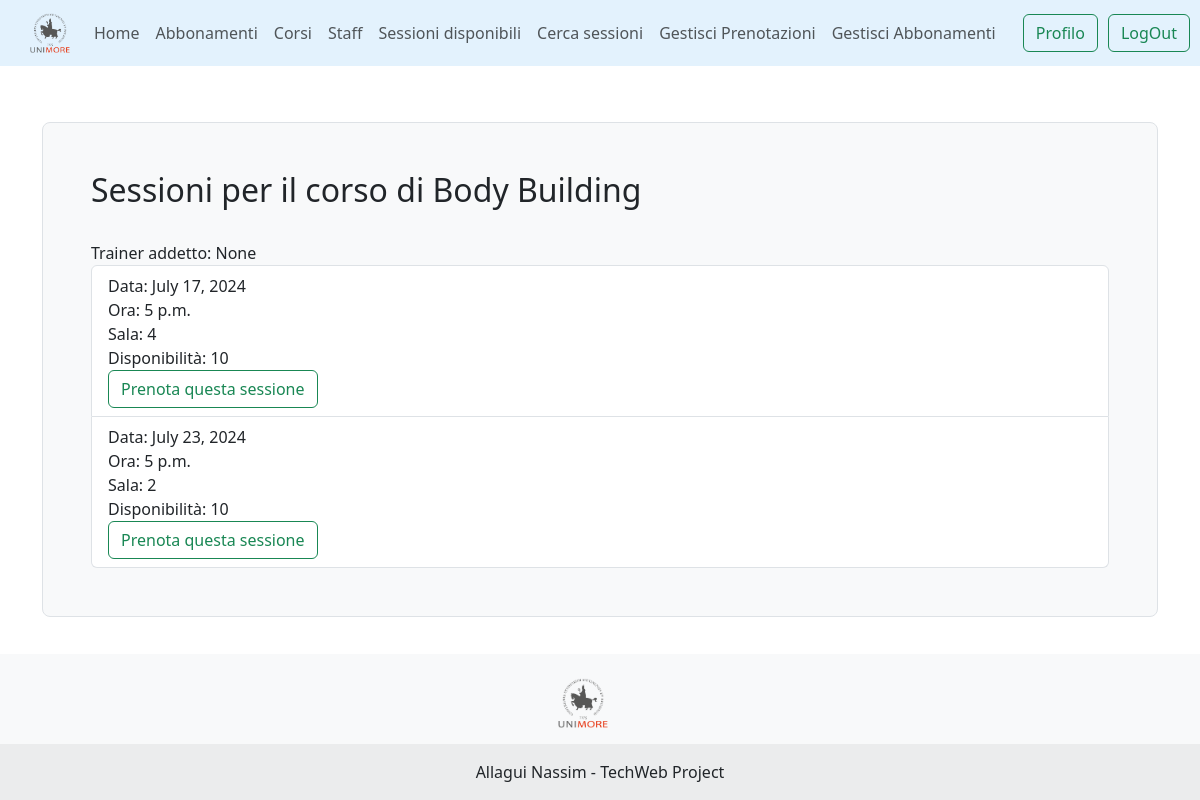
The page /unimoregym/corso/C003/sessioni/ (signed in) on the database its author committed.
### unimoregym/models.py (models this page shows, shortened)
class Corso(models.Model):
    idcorso = models.CharField(max_length=255, primary_key=True)
    nome = models.CharField(max_length=255)
    categoria = models.CharField(max_length=255, default="")
    descrizione = models.TextField()
    durata = models.IntegerField(default=60, help_text="Durata in minuti")
    fk_trainer = models.ForeignKey(Trainer, on_delete=models.CASCADE, null=True, blank=True)
    valutazione_media = models.FloatField(default=0)
    class Meta:
        verbose_name_plural = "Corsi"

class SessioneCorso(models.Model):
    idSessione = models.AutoField(primary_key=True)
    ora = models.TimeField()
    data = models.DateField()
    sala_corso = models.IntegerField()
    disponibilita = models.IntegerField(default=30)
    fk_corso = models.ForeignKey(Corso, on_delete=models.CASCADE)

### unimoregym/views.py (the view, shortened to what this page needs)
# urls.py: path('corso/<str:corso_id>/sessioni/', sessioni_corso, name='sessioni_corso'),
@login_required #MOSTRA LE SESSIONI DI UN CORSO SOLO
def sessioni_corso(request, corso_id): #VIEW PER LA PRENOTAZIONE DELLA SESSIONE PER UN DETERMINATO CORSO
    corso = get_object_or_404(Corso, pk=corso_id)
    user = request.user
    prenotate = PrenotazioneUtenteCorso.objects.filter(fk_utente=user).values_list('fk_sessione_id', flat=True)
    today = timezone.now().date()
    sessioni = SessioneCorso.objects.filter(fk_corso=corso, data__gte=today).exclude(idSessione__in=prenotate).order_by('data', 'ora')
    ctx = {'corso': corso, 'sessioni': sessioni}
    return render(request, 'gym/detail_corso.html', ctx)

### unimoregym/templates/gym/detail_corso.html (shortened to what this page needs)
{% extends 'base_page.html' %}
{% load static %}
{% block content %}
    <div class="h-200 p-5 bg-light border rounded-3">
    <h2>Sessioni per il corso di {{ corso.nome }}</h2> <br>
    Trainer addetto: {{ corso.fk_trainer }}
      <ul class="list-group">
    {% for sessione in sessioni %}
      <li class="list-group-item">
        Data: {{ sessione.data }}<br>
        Ora: {{ sessione.ora }}<br>
        Sala: {{ sessione.sala_corso }}<br>
        Disponibilità: {{ sessione.disponibilita }}<br>
        <form method="post">
          <button type="submit" class="btn btn-outline-success">Prenota questa sessione</button>
        </form>
      </li>
        {% empty %}
        <li class="list-group-item">
        Non ci sono sessioni di {{ corso.nome }} prenotabili nel prossimo periodo.
        </li>
    {% endfor %}
  </ul>    </div>
{% endblock %}

### templates/base_page.html (style rules this page uses)
body, html { height: 100%; }

### rows shown on the page
Corso: nome "Body Building", fk_trainer "None"
SessioneCorso: data "July 17, 2024", ora "5 p.m.", sala_corso "4", disponibilita "10"
SessioneCorso: data "July 23, 2024", ora "5 p.m.", sala_corso "2", disponibilita "10"
